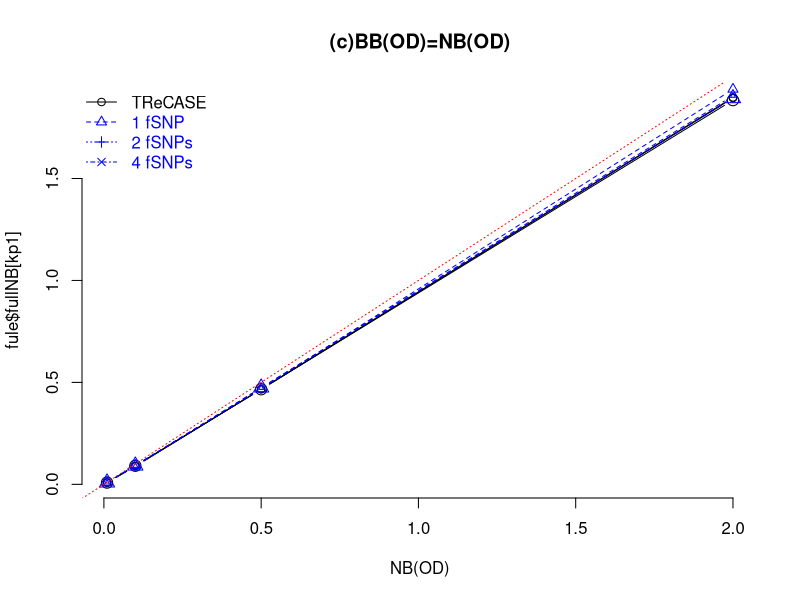

Reproduce this figure in R.
#workdir = "/pine/scr/z/h/zhabotyn/R01/2019_03_20"
#workdir = "C:/research/R01/reqtl/2019_03_20/sim_ex/snp4/"
#setwd(workdir)

res = read.csv("figure5c_summary.csv")
pars = res[,1:5]
pows = res[,6:7]
fule = res[,8:10]
shoe = res[,11:13]


cols = c("black", rep("blue", 3))
kp1 = pars$b0 == 0
kp2 = pars$b0 == .5
kp3 = pars$b0 == 1
x = pars$NBod[kp1]

png("Figure5c.png", height=4, width=4, res=300, units="in")
plot(x, fule$fullNB[kp1], type="b", 
main="(c)BB(OD)=NB(OD)", xlab="NB(OD)", bty="n")
legend("topleft", legend=c("TReCASE", "1 fSNP", "2 fSNPs", "4 fSNPs"), 
bty="n", text.col=cols, col=cols, lty=1:4, pch=1:4,)
lines(x, fule$fullNB[kp2], type="b", lty=1, pch=1, col="black", cex=.5+pars$b0[kp2])
lines(x, fule$fullNB[kp3], type="b", lty=1, pch=1, col="black",cex=.5+pars$b0[kp3])

#axis(1, at=x0, labels=x)

lines(x, shoe$shrtNB[kp1], type="b", lty=2, pch=2, col="blue", cex=.5+pars$b0[kp1])
lines(x, shoe$shrtNB[kp2], type="b", lty=2, pch=2, col="blue", cex=.5+pars$b0[kp2])
lines(x, shoe$shrtNB[kp3], type="b", lty=2, pch=2, col="blue",cex=.5+pars$b0[kp3])
abline(a=0, b=1, col="red", lty=3)
dev.off()

